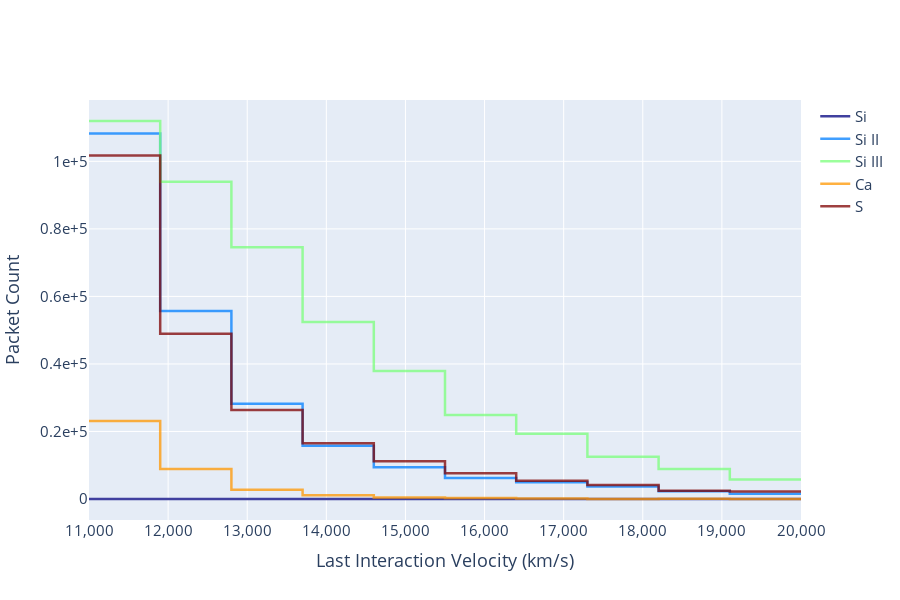

The notebook cell this image was saved under:
### Markdown cell above
### Plotting a specific number of bins
You can regroup the bins with broader widths within the same velocity range using `num_bins`.

### Code cell
plotter.generate_plot_ply(species_list = ["Si I-III", "Ca", "S"], num_bins=10)
